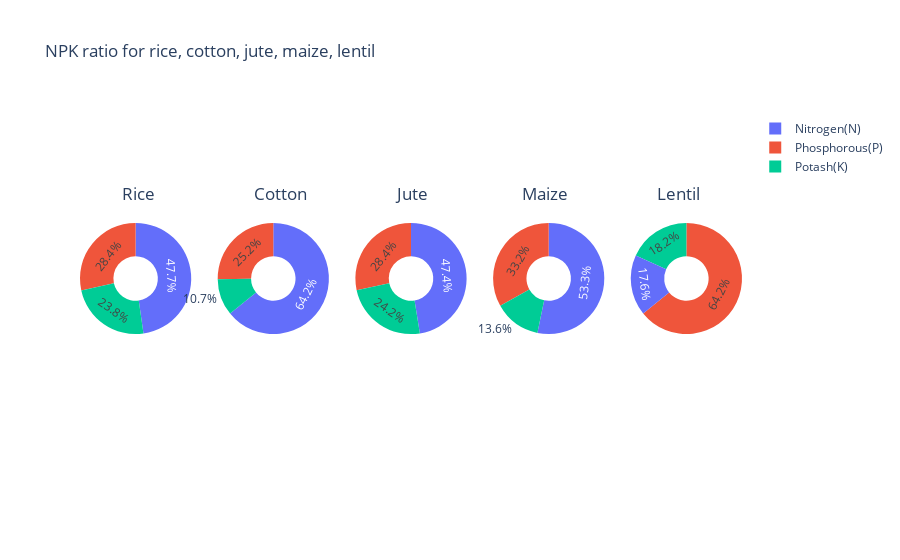

The cell this chart's notebook holds for it:
### Code cell
labels = ['Nitrogen(N)','Phosphorous(P)','Potash(K)']
fig = make_subplots(rows=1, cols=5, specs=[[{'type':'domain'}, {'type':'domain'},
                                            {'type':'domain'}, {'type':'domain'},
                                            {'type':'domain'}]])

rice_npk = crop_summary[crop_summary.index=='Rice']
values = [rice_npk['Nitrogen'][0], rice_npk['Phosphorus'][0], rice_npk['Potassium'][0]]
fig.add_trace(go.Pie(labels=labels, values=values,name="Rice"),1, 1)

cotton_npk = crop_summary[crop_summary.index=='Cotton']
values = [cotton_npk['Nitrogen'][0], cotton_npk['Phosphorus'][0], cotton_npk['Potassium'][0]]
fig.add_trace(go.Pie(labels=labels, values=values,name="Cotton"),1, 2)

jute_npk = crop_summary[crop_summary.index=='Jute']
values = [jute_npk['Nitrogen'][0], jute_npk['Phosphorus'][0], jute_npk['Potassium'][0]]
fig.add_trace(go.Pie(labels=labels, values=values,name="Jute"),1, 3)

maize_npk = crop_summary[crop_summary.index=='Maize']
values = [maize_npk['Nitrogen'][0], maize_npk['Phosphorus'][0], maize_npk['Potassium'][0]]
fig.add_trace(go.Pie(labels=labels, values=values,name="Maize"),1, 4)

lentil_npk = crop_summary[crop_summary.index=='Lentil']
values = [lentil_npk['Nitrogen'][0], lentil_npk['Phosphorus'][0], lentil_npk['Potassium'][0]]
fig.add_trace(go.Pie(labels=labels, values=values,name="Lentil"),1, 5)

fig.update_traces(hole=.4, hoverinfo="label+percent+name")
fig.update_layout(
    title_text="NPK ratio for rice, cotton, jute, maize, lentil",
    annotations=[dict(text='Rice',x=0.06,y=0.8, font_size=17, showarrow=False),
                 dict(text='Cotton',x=0.26,y=0.8, font_size=17, showarrow=False),
                 dict(text='Jute',x=0.50,y=0.8, font_size=17, showarrow=False),
                 dict(text='Maize',x=0.74,y=0.8, font_size=17, showarrow=False),
                dict(text='Lentil',x=0.94,y=0.8, font_size=17, showarrow=False)])
fig.show()

### Figure 1 — Plotly figure (JSON) as saved in the notebook; plotly's stock layout.template omitted (floating-point values rounded to 4 significant figures)
{"data": [{"domain": {"x": [0, 0.168], "y": [0, 1]}, "hole": 0.4, "hoverinfo": "label+percent+name", "labels": ["Nitrogen(N)", "Phosphorous(P)", "Potash(K)"], "name": "Rice", "type": "pie", "values": [79.89, 47.58, 39.87]}, {"domain": {"x": [0.208, 0.376], "y": [0, 1]}, "hole": 0.4, "hoverinfo": "label+percent+name", "labels": ["Nitrogen(N)", "Phosphorous(P)", "Potash(K)"], "name": "Cotton", "type": "pie", "values": [117.8, 46.24, 19.56]}, {"domain": {"x": [0.416, 0.584], "y": [0, 1]}, "hole": 0.4, "hoverinfo": "label+percent+name", "labels": ["Nitrogen(N)", "Phosphorous(P)", "Potash(K)"], "name": "Jute", "type": "pie", "values": [78.4, 46.86, 39.99]}, {"domain": {"x": [0.624, 0.792], "y": [0, 1]}, "hole": 0.4, "hoverinfo": "label+percent+name", "labels": ["Nitrogen(N)", "Phosphorous(P)", "Potash(K)"], "name": "Maize", "type": "pie", "values": [77.76, 48.44, 19.79]}, {"domain": {"x": [0.832, 1], "y": [0, 1]}, "hole": 0.4, "hoverinfo": "label+percent+name", "labels": ["Nitrogen(N)", "Phosphorous(P)", "Potash(K)"], "name": "Lentil", "type": "pie", "values": [18.77, 68.36, 19.41]}], "layout": {"annotations": [{"font": {"size": 17}, "showarrow": false, "text": "Rice", "x": 0.06, "y": 0.8}, {"font": {"size": 17}, "showarrow": false, "text": "Cotton", "x": 0.26, "y": 0.8}, {"font": {"size": 17}, "showarrow": false, "text": "Jute", "x": 0.5, "y": 0.8}, {"font": {"size": 17}, "showarrow": false, "text": "Maize", "x": 0.74, "y": 0.8}, {"font": {"size": 17}, "showarrow": false, "text": "Lentil", "x": 0.94, "y": 0.8}], "title": {"text": "NPK ratio for rice, cotton, jute, maize, lentil"}}}
